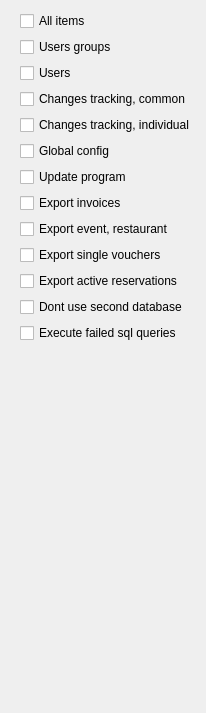
     <widget class="QWidget" name="tabApplication">
      <attribute name="title">
       <string>Application</string>
      </attribute>
      <layout class="QVBoxLayout" name="verticalLayout_5">
       <property name="leftMargin">
        <number>20</number>
       </property>
       <item>
        <widget class="EQCheckBox" name="chMenuApplication">
         <property name="text">
          <string>All items</string>
         </property>
         <property name="Tag" stdset="0">
          <number>5</number>
         </property>
        </widget>
       </item>
       <item>
        <widget class="EQCheckBox" name="chUsersGroups">
         <property name="text">
          <string>Users groups</string>
         </property>
         <property name="Tag" stdset="0">
          <number>6</number>
         </property>
        </widget>
       </item>
       <item>
        <widget class="EQCheckBox" name="chUsers">
         <property name="text">
          <string>Users</string>
         </property>
         <property name="Tag" stdset="0">
          <number>7</number>
         </property>
        </widget>
       </item>
       <item>
        <widget class="EQCheckBox" name="chTrackChanges">
         <property name="text">
          <string>Changes tracking, common</string>
         </property>
         <property name="Tag" stdset="0">
          <number>8</number>
         </property>
        </widget>
       </item>
       <item>
        <widget class="EQCheckBox" name="chTrakingIndividual">
         <property name="text">
          <string>Changes tracking, individual</string>
         </property>
         <property name="Tag" stdset="0">
          <number>97</number>
         </property>
        </widget>
       </item>
       <item>
        <widget class="EQCheckBox" name="chGlobalConfig">
         <property name="text">
          <string>Global config</string>
         </property>
         <property name="Tag" stdset="0">
          <number>21</number>
         </property>
        </widget>
       </item>
       <item>
        <widget class="EQCheckBox" name="chUpdateProgram">
         <property name="text">
          <string>Update program</string>
         </property>
         <property name="Tag" stdset="0">
          <number>26</number>
         </property>
        </widget>
       </item>
       <item>
        <widget class="EQCheckBox" name="chExportInvoice">
         <property name="text">
          <string>Export invoices</string>
         </property>
         <property name="Tag" stdset="0">
          <number>22</number>
         </property>
        </widget>
       </item>
       <item>
        <widget class="EQCheckBox" name="chSingleVaucher">
         <property name="text">
          <string>Export event, restaurant</string>
         </property>
         <property name="Tag" stdset="0">
          <number>70</number>
         </property>
        </widget>
       </item>
       <item>
        <widget class="EQCheckBox" name="chExportSingleVauchers">
         <property name="text">
          <string>Export single vouchers</string>
         </property>
         <property name="Tag" stdset="0">
          <number>77</number>
         </property>
        </widget>
       </item>
       <item>
        <widget class="EQCheckBox" name="chActiveReserve">
         <property name="text">
          <string>Export active reservations</string>
         </property>
         <property name="Tag" stdset="0">
          <number>71</number>
         </property>
        </widget>
       </item>
       <item>
        <widget class="EQCheckBox" name="chDoNotUseSecondDB">
         <property name="text">
          <string>Dont use second database</string>
         </property>
         <property name="Tag" stdset="0">
          <number>112</number>
         </property>
        </widget>
       </item>
       <item>
        <widget class="EQCheckBox" name="chExecFailedSql">
         <property name="text">
          <string>Execute failed sql queries</string>
         </property>
         <property name="Tag" stdset="0">
          <number>113</number>
         </property>
        </widget>
       </item>
       <item>
        <spacer name="verticalSpacer_9">
         <property name="orientation">
          <enum>Qt::Vertical</enum>
         </property>
         <property name="sizeHint" stdset="0">
          <size>
           <width>20</width>
           <height>359</height>
          </size>
         </property>
        </spacer>
       </item>
      </layout>
     </widget>
